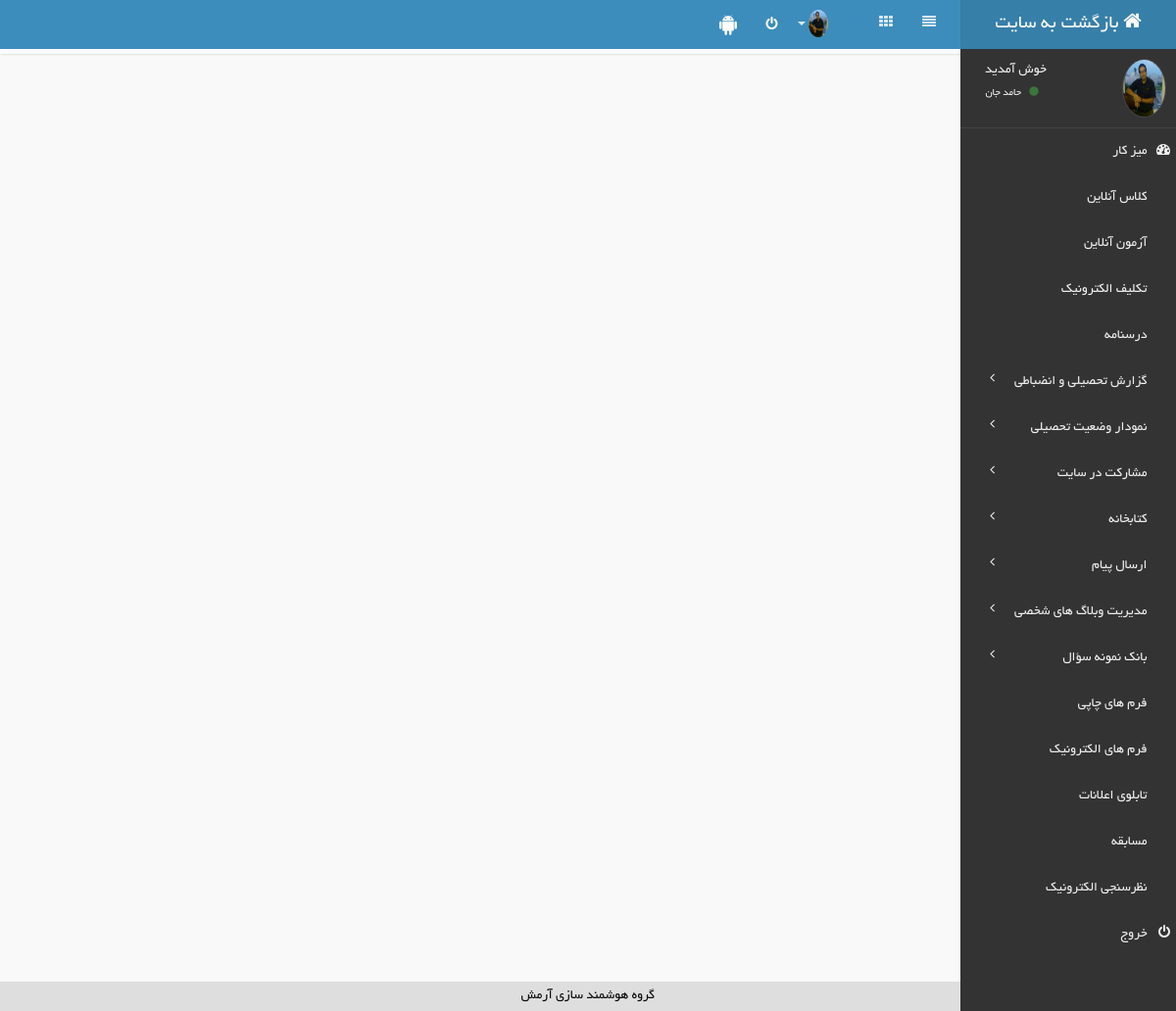
Page /profile/my/ (signed in) on the committed database.
### klass/models.py (models this page shows)
class Student(models.Model):
    user = models.OneToOneField(User , on_delete=models.CASCADE)
    image = models.ImageField(upload_to='students')
    class Meta:
        verbose_name_plural = "دانش آموزان"
    def __str__(self):
        return self.user.first_name

### my_profile/views.py (the view)
# urls.py: path('my/' , views.my , name = 'my'),
@login_required
def my(request , template_name = 'my_profile/my.html') :
    student = Student.objects.get(user = request.user)
    doroos = Dars.objects.filter(students = student)
    context = {
        "doroos" : doroos,
        "student" : student
    }
    return render(request , template_name , context)

### my_profile/templates/my_profile/my.html (shortened to what this page needs)
{% load static %}
<html dir="rtl">
	<head>
		{% include 'my_profile/links.html' %}
	</head>
		<body class="skin-black">
		{% include 'my_profile/header.html' %}
		<div class="wrapper row-offcanvas row-offcanvas-left" style="margin-top: 50px;" >
		 {% include 'my_profile/aside.html' %}
								<aside id="right-side" class="right-side">
				<div id="ajaxcontent" style="margin: 0px; padding: 0px; min-height: 450px;">
				<section class="content-header">
					<h1 style="padding: 0px 20px 5px 20px;" ></h1>
				</section>
				<section class="content" style="padding-bottom: 280px;">
				</section>
				</div>
				<br/>
			</aside>
		</div>
						<p class="copyright" dir="rtl">
					<a target="_blank" href="http://www.sadatmand.ir/" style='font-family:"byekan"'>
					گروه هوشمند سازی آرمش
					</a>
				</p>
					</body>
</html>

### my_profile/templates/my_profile/header.html (shortened to what this page needs)
{% load static %}
<header class="header">
								<a href="/" class="logo" style="font-family:'byekan'">
						<span class="fa fa-home" ></span>
						بازگشت به سایت
					</a>
								<nav class="navbar navbar-static-top" role="navigation">
				<div class="navbar-right">
					<ul class="nav navbar-nav">
													<li data-toggle="tooltip" data-placement="bottom" title="منو">
								<a href="#" class="sidebar-toggle" data-toggle="offcanvas">
									<span class="fa fa-align-justify"></span>
								</a>
							</li>
							<li data-toggle="tooltip" data-placement="bottom" title="میز کار">
								<a class="pull-left" href="?app=profile" ><span class="fa fa-th"></span></a>
							</li>
													<li class="dropdown messages-menu" data-toggle="tooltip" data-placement="bottom" title="صندوق پیام">
																<a href="" style="padding: 16px 11px 14px 9px;" >
									<i class="glyphicon ion-android-mail"></i>
																	</a>
															</li>
																			<li class="dropdown user user-menu" data-toggle="tooltip" data-placement="bottom" title="مشخصات کاربری" >
							<a href="#" class="dropdown-toggle" data-toggle="dropdown" style="padding: 10px 3px;;">
								<img src={{student.image.url}} class="img-circle" style="width: 20px !important; height: 28px !important;"  />								<span><i class="caret"></i></span>
							</a>
						</li>
													<li data-toggle="tooltip" data-placement="bottom" title="خروج">
								<a class="pull-left" href="http://www.sadatmand.ir/userindex.php?task=logout" style="padding-top: 17px;" ><span class="fa fa-power-off" style="color: white;"></span></a>
							</li>
															<li data-toggle="tooltip" data-placement="bottom" title="دانلود اپلیکیشن موبایل">
									<a class="pull-left" href="http://www.twsh.ir/Pooyan_Smart.apk?4132" target="_blank" ><img src=" {% static "/templates/userindex/img/android32.png" %} " style="width: 18px;"/></a>
								</li>
																		</ul>
				</div>
			</nav>
		</header>

### my_profile/templates/my_profile/aside.html (shortened to what this page needs)
{% load static %}
			<aside id="left-side" class="left-side sidebar-offcanvas" style="z-index: 10;" >
					<section class="sidebar">
						<div class="user-panel">
							<div class="pull-right image">
								<img src={{student.image.url}} class="img-circle" style="max-width: 60px; height: 60px;" alt="تصویر شما" />
							</div>
							<div class="pull-left info">
								<p style="font-family:'byekan'">خوش آمدید</p>
								<a href="#"><i class="fa fa-circle text-success" style="text-shadow: none !important;  " ></i> &nbsp; <span  style='font-family:"byekan"'>{{student}}  </span></a>
							</div>
													</div>
						<ul class="sidebar-menu">
							<li>
								<a href="http://www.sadatmand.ir/profile/my">
									<i class="fa fa-dashboard"></i> <span style="font-family:'byekan'" >میز کار</span>
								</a>
							</li>
							<li ><a href="?app=liveclass" onclick="return TWSHprocess('index2.php?app=liveclass')">
								<i class="glyphicon ion-android-book"></i> <span style="font-family:'byekan'">کلاس آنلاین</span>
								</a>
								</li>
							<li ><a href="?app=liveclass" onclick="return TWSHprocess('index2.php?app=liveclass')">
								<i class="glyphicon ion-ios7-timer-outline"></i> <span style="font-family:'byekan'">آزمون آنلاین </span>
								</a>
								</li>
								<li ><a href="?app=homeworks&view=stud/homeworks" onclick="return TWSHprocess('index2.php?app=homeworks&view=stud/homeworks')">
								<i class="glyphicon ion-briefcase"></i> <span style="font-family:'byekan'">تکلیف الکترونیک</span>
								</a>
								</li><li ><a href="?app=lessonplan" onclick="return TWSHprocess('index2.php?app=lessonplan')">
								<i class="glyphicon ion-ios7-bookmarks"></i> <span style="font-family:'byekan'">درسنامه</span>
								</a>
								</li><li class="treeview"><a href="" onclick="jQuery(this).next('ul').slideToggle(); return false;">
								<i class="glyphicon ion-navicon-round"></i> <span style="font-family:'byekan'">گزارش تحصیلی و انضباطی</span>
								<i class="fa fa-angle-left pull-left"></i>
								</a>
										</li><li class="treeview"><a href="" onclick="jQuery(this).next('ul').slideToggle(); return false;">
								<i class="glyphicon ion-stats-bars"></i> <span style="font-family:'byekan'">نمودار وضعیت تحصیلی</span>
								<i class="fa fa-angle-left pull-left"></i>
								</a>
										</li><li class="treeview"><a href="" onclick="jQuery(this).next('ul').slideToggle(); return false;">
								<i class="glyphicon ion-load-b"></i> <span style="font-family:'byekan'">مشارکت در سایت</span>
								<i class="fa fa-angle-left pull-left"></i>
								</a>
										</li><li class="treeview"><a href="" onclick="">
								<i class="glyphicon ion-android-book"></i> <span style="font-family:'byekan'">کتابخانه</span>
								<i class="fa fa-angle-left pull-left"></i>
								</a>
										</li><li class="treeview"><a href="" onclick="">
								<i class="glyphicon ion-android-mail"></i> <span style="font-family:'byekan'">ارسال پیام</span>
								<i class="fa fa-angle-left pull-left"></i>
								</a>
										</li><li class="treeview"><a href="" onclick="">
								<i class="glyphicon ion-monitor"></i> <span style="font-family:'byekan'">مدیریت وبلاگ های شخصی</span>
								<i class="fa fa-angle-left pull-left"></i>
								</a>
										</li><li class="treeview"><a href="" onclick="">
								<i class="glyphicon ion-help-circled"></i> <span style="font-family:'byekan'">بانک نمونه سؤال</span>
								<i class="fa fa-angle-left pull-left"></i>
								</a>
										</li><li ><a href="?app=layouts" onclick="">
								<i class="glyphicon ion-android-printer"></i> <span style="font-family:'byekan'">فرم های چاپی</span>
								</a>
								</li><li ><a href="?app=forms" onclick="">
								<i class="glyphicon ion-compose"></i> <span style="font-family:'byekan'">فرم های الکترونیک</span>
								</a>
								</li><li ><a href="?app=content&inhomepage=1" onclick="">
								<i class="glyphicon ion-speakerphone"></i> <span style="font-family:'byekan'">تابلوی اعلانات</span>
								</a>
								</li><li ><a href="?app=competitions" onclick="">
								<i class="glyphicon ion-star"></i> <span style="font-family:'byekan'">مسابقه</span>
								</a>
								</li><li ><a href="?app=polls" onclick="">
								<i class="glyphicon ion-stats-bars"></i> <span style="font-family:'byekan'">نظرسنجی الکترونیک</span>
								</a>
								</li>							<li>
								<a href="http://www.sadatmand.ir/userindex.php?task=logout">
									<i class="fa fa-power-off"></i> <span style="font-family:'byekan'">خروج</span>
								</a>
							</li>
						</ul>
					</section>
				</aside>

### my_profile/templates/my_profile/my.html (style rules this page uses)
.copyright { position: fixed; bottom: -10px; left: 0px; width: 100%; padding: 5px; text-align: center; color: rgb(111, 111, 111); background-color: rgb(222, 222, 222); }
.copyright a { color: rgb(11, 11, 11); }

### rows in the picture
Student: image (picture), user.first_name "حامد جان"
